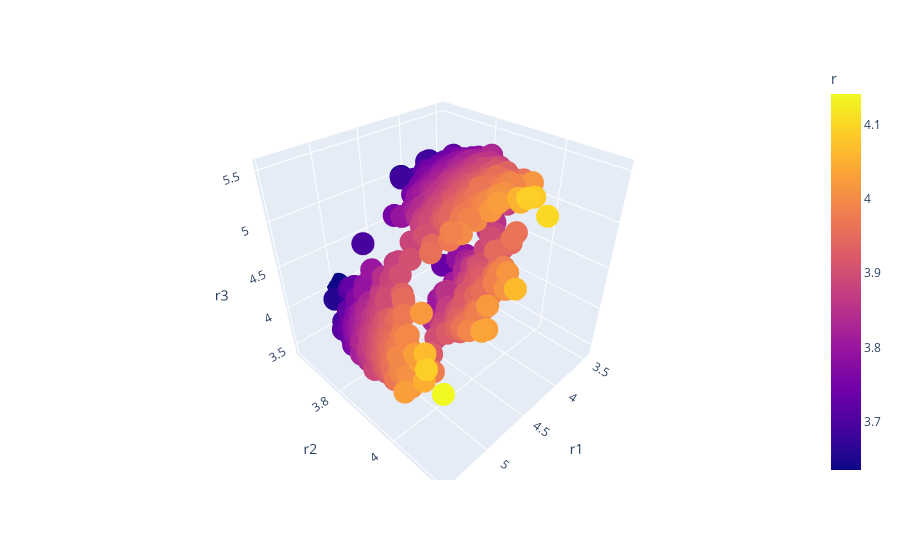

Notebook cell for this chart:
### Code cell
fig = px.scatter_3d(data_res, x='r1', y='r2', z='r3', color="r")
fig.show()

### Figure 1 — Plotly figure (JSON) as saved in the notebook; plotly's stock layout.template omitted (floating-point values rounded to 4 significant figures; data arrays with more than 128 entries replaced by an {"elided": "..."} marker saying what was removed)
{"data": [{"hoverlabel": {"namelength": 0}, "hovertemplate": "r1=%{x}<br>r2=%{y}<br>r3=%{z}<br>r=%{marker.color}", "legendgroup": "", "marker": {"color": {"elided": "2733 float values"}, "coloraxis": "coloraxis", "symbol": "circle"}, "mode": "markers", "name": "", "scene": "scene", "showlegend": false, "type": "scatter3d", "x": {"elided": "2733 float values"}, "y": {"elided": "2733 float values"}, "z": {"elided": "2733 float values"}}], "layout": {"coloraxis": {"colorbar": {"title": {"text": "r"}}, "colorscale": [[0, "#0d0887"], [0.1111, "#46039f"], [0.2222, "#7201a8"], [0.3333, "#9c179e"], [0.4444, "#bd3786"], [0.5556, "#d8576b"], [0.6667, "#ed7953"], [0.7778, "#fb9f3a"], [0.8889, "#fdca26"], [1, "#f0f921"]]}, "legend": {"tracegroupgap": 0}, "margin": {"t": 60}, "scene": {"domain": {"x": [0, 1], "y": [0, 1]}, "xaxis": {"title": {"text": "r1"}}, "yaxis": {"title": {"text": "r2"}}, "zaxis": {"title": {"text": "r3"}}}}}
